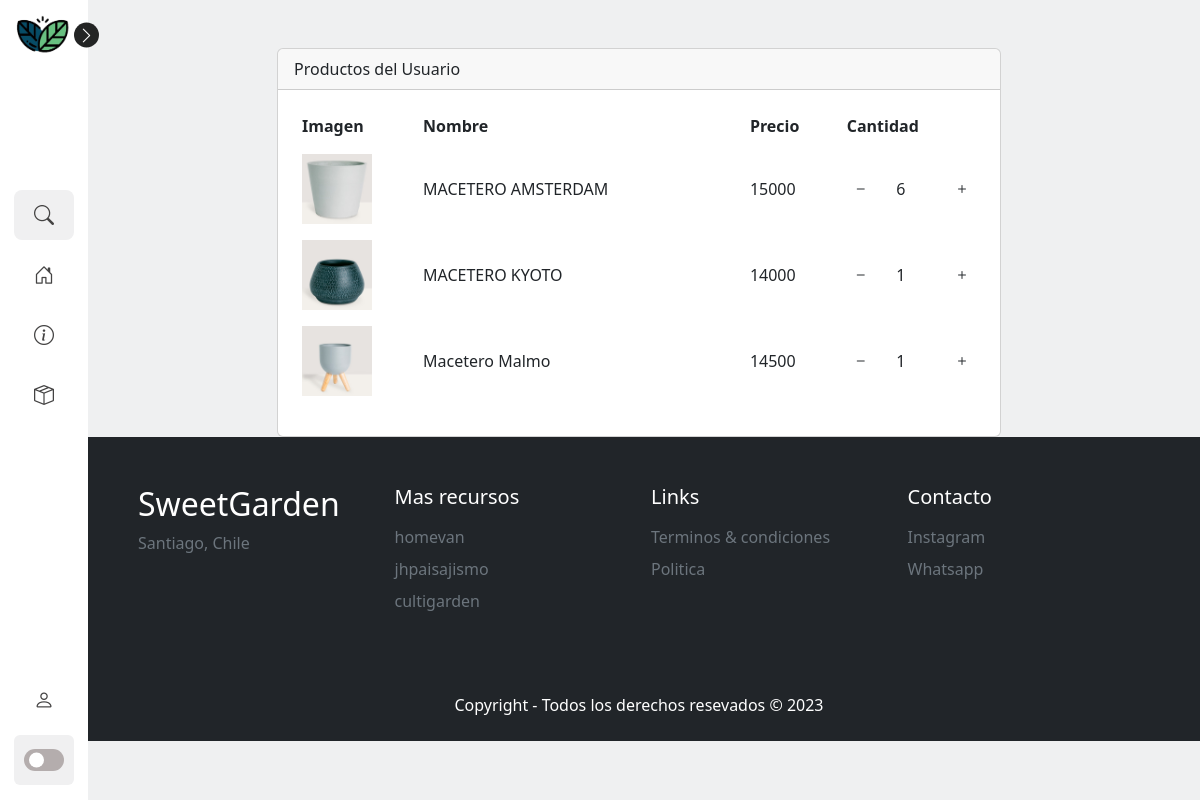
Screenshot of /compras (signed in) with the database file from the repository.
### tvapp/models.py (models this page shows, shortened)
class Producto(models.Model):
    sku = models.IntegerField(primary_key=True)
    precio = models.IntegerField()
    stock = models.IntegerField()
    nombre = models.CharField(max_length=80)
    descripcion = models.CharField(max_length=200)
    imagen = models.ImageField(upload_to="imagenesProducto")
    categoria_id = models.ForeignKey(Categoria, on_delete=models.CASCADE)
    fechaAgregar = models.DateField(auto_now_add=True)

### tvapp/views.py (the view)
# urls.py: path('compras', views.compras, name='compras'),
@login_required
def compras(request):
    compras_usuario = Compra.objects.filter(usuario=request.user)
    skus_productos = [compra.producto.sku for compra in compras_usuario]
    cantidad_por_sku = Compra.objects.filter(usuario=request.user).values('producto__sku').annotate(cantidad=Count('producto__sku'))
    cantidad_sku_dict = {item['producto__sku']: item['cantidad'] for item in cantidad_por_sku}
    productos_usuario = Producto.objects.filter(sku__in=skus_productos)
    for producto in productos_usuario:
        producto.cantidad = cantidad_sku_dict.get(producto.sku, 0)
    return render(request, 'compras.html', {'productos_usuario': productos_usuario})

### tvapp/templates/compras.html (shortened to what this page needs)
{% extends "./baseInicio.html" %}
{% load static %}
{% block head %}
<link rel="stylesheet" href="{% static 'css/compras.css' %}">
{% endblock %}
{% block body %}
<div class="container mt-5">
    <div class="row justify-content-center">
        <div class="col-md-8">
            <div class="card">
                <div class="card-header">
                    Productos del Usuario
                </div>
                <div class="card-body">
                    <table class="table table-borderless">
                        <thead>
                            <tr>
                                <th scope="col">Imagen</th>
                                <th scope="col">Nombre</th>
                                <th scope="col">Precio</th>
                                <th class="align-middle" scope="col">Cantidad</th>
                            </tr>
                        </thead>
                        <tbody>
                            {% for producto in productos_usuario %}
                            <tr>
                                <td style="width: 100px;">
                                    <img class="img-fluid" src="{{ producto.imagen.url }}">
                                </td>
                                <td style="width: 270px;" class="align-middle">{{ producto.nombre }}</td>
                                <td style="width: 80px;" class="align-middle">{{ producto.precio }}</td>
                                <td class="align-middle" style="width: 120px;">
                                    <div style="display: flex; justify-content: space-between; align-items: center; width: 100%;">
                                        <form method="post" action="{% url 'sumar_producto' producto.sku %}" style="margin-right: 5px;">
                                            <button id="btn-restar" type="submit" class="btn bi bi-dash" style="padding: 5px;"></button>
                                        </form>
                                        <span style="width: 30px;">{{ producto.cantidad }}</span>
                                        <form method="post" action="{% url 'sumar_producto' producto.sku %}" style="margin-left: 5px;">
                                            <button id="btn-sumar" type="submit" class="btn bi bi-plus" style="padding: 5px;"></button>
                                        </form>
                                    </div>
                                </td>
                            </tr>
                            {% endfor %}
                        </tbody>
                    </table>
                </div>
            </div>
        </div>
    </div>
</div>
{% endblock %}

### tvapp/static/css/StyleNavbar.css (style rules this page uses)
:root { --body-color: #eff0f1; --sidebar-color: #FFF; --primary-color: #232424; --primary-color-light: #f0f0f1; --toggle-color: #b4adad; --text-color: #444343; --tran-03: all 0.1s ease; --tran-03: all 0.1s ease; --tran-04: all 0.1s ease; --tran-05: all 0.1s ease; }
body { min-height: 100vh; background-color: var(--body-color); transition: var(--tran-05); }

### tvapp/static/css/compras.css (style rules this page uses)
.img-fluid { height: 70px }

### rows the page displays
Producto: imagen (picture), nombre "MACETERO AMSTERDAM", precio "15000", cantidad "6"
Producto: imagen (picture), nombre "MACETERO KYOTO", precio "14000", cantidad "1"
Producto: imagen (picture), nombre "Macetero Malmo", precio "14500", cantidad "1"
